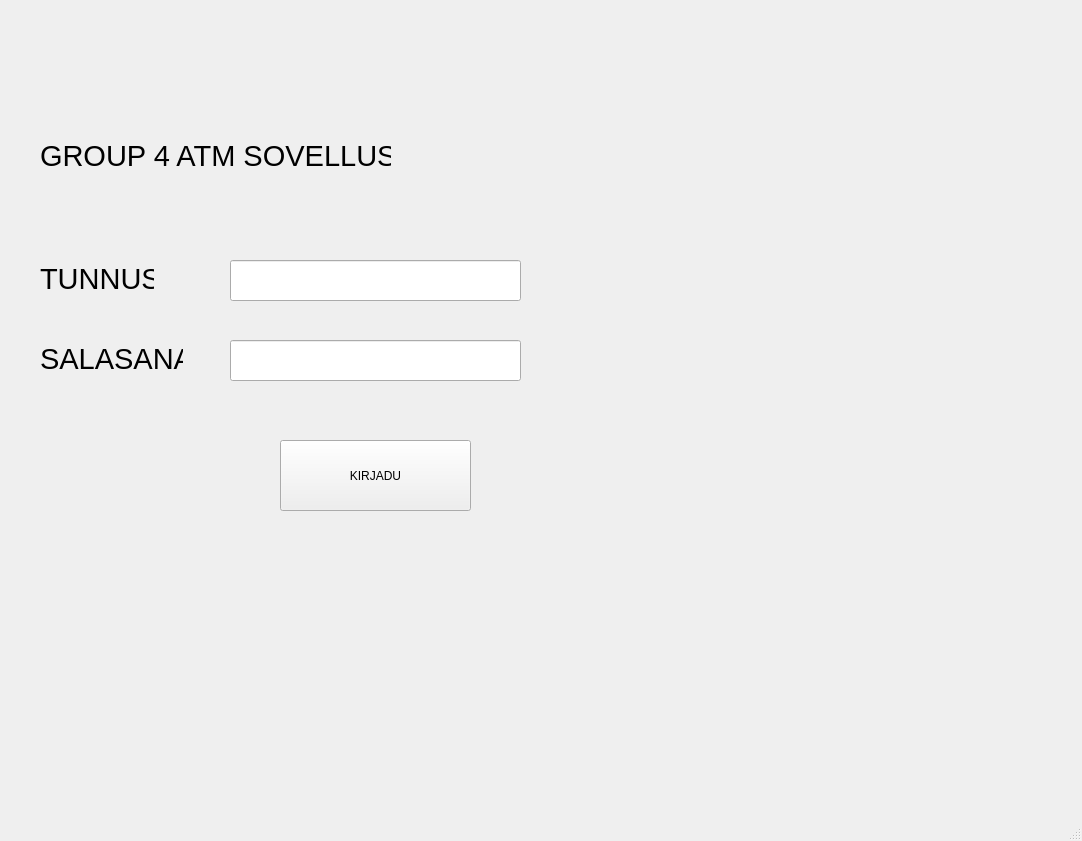
<?xml version="1.0" encoding="UTF-8"?>
<ui version="4.0">
 <class>MainWindow</class>
 <widget class="QMainWindow" name="MainWindow">
  <property name="geometry">
   <rect>
    <x>0</x>
    <y>0</y>
    <width>1082</width>
    <height>841</height>
   </rect>
  </property>
  <property name="windowTitle">
   <string>MainWindow</string>
  </property>
  <widget class="QWidget" name="centralwidget">
   <widget class="QLabel" name="labelSalasana">
    <property name="geometry">
     <rect>
      <x>40</x>
      <y>340</y>
      <width>143</width>
      <height>38</height>
     </rect>
    </property>
    <property name="font">
     <font>
      <pointsize>22</pointsize>
     </font>
    </property>
    <property name="text">
     <string>SALASANA</string>
    </property>
   </widget>
   <widget class="QLineEdit" name="textUsername">
    <property name="geometry">
     <rect>
      <x>230</x>
      <y>260</y>
      <width>291</width>
      <height>41</height>
     </rect>
    </property>
   </widget>
   <widget class="QLineEdit" name="textUserpassword">
    <property name="geometry">
     <rect>
      <x>230</x>
      <y>340</y>
      <width>291</width>
      <height>41</height>
     </rect>
    </property>
   </widget>
   <widget class="QPushButton" name="BtnLogin">
    <property name="geometry">
     <rect>
      <x>280</x>
      <y>440</y>
      <width>191</width>
      <height>71</height>
     </rect>
    </property>
    <property name="text">
     <string>KIRJADU</string>
    </property>
   </widget>
   <widget class="QLabel" name="label_3">
    <property name="geometry">
     <rect>
      <x>40</x>
      <y>130</y>
      <width>351</width>
      <height>51</height>
     </rect>
    </property>
    <property name="font">
     <font>
      <pointsize>22</pointsize>
     </font>
    </property>
    <property name="text">
     <string>GROUP 4 ATM SOVELLUS</string>
    </property>
   </widget>
   <widget class="QLabel" name="labelTunnus">
    <property name="geometry">
     <rect>
      <x>40</x>
      <y>260</y>
      <width>114</width>
      <height>38</height>
     </rect>
    </property>
    <property name="font">
     <font>
      <pointsize>22</pointsize>
     </font>
    </property>
    <property name="text">
     <string>TUNNUS</string>
    </property>
   </widget>
  </widget>
  <widget class="QMenuBar" name="menubar">
   <property name="geometry">
    <rect>
     <x>0</x>
     <y>0</y>
     <width>1082</width>
     <height>21</height>
    </rect>
   </property>
  </widget>
  <widget class="QStatusBar" name="statusbar"/>
 </widget>
 <resources/>
 <connections/>
</ui>
